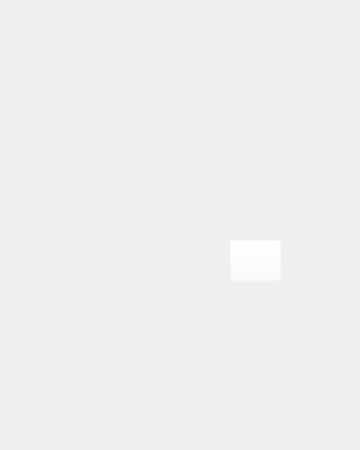
<?xml version="1.0" encoding="UTF-8"?>
<ui version="4.0">
 <class>MainWindow</class>
 <widget class="QMainWindow" name="MainWindow">
  <property name="geometry">
   <rect>
    <x>0</x>
    <y>0</y>
    <width>360</width>
    <height>450</height>
   </rect>
  </property>
  <property name="maximumSize">
   <size>
    <width>360</width>
    <height>450</height>
   </size>
  </property>
  <property name="windowTitle">
   <string>MainWindow</string>
  </property>
  <widget class="QWidget" name="centralwidget">
   <widget class="QLabel" name="label">
    <property name="geometry">
     <rect>
      <x>0</x>
      <y>0</y>
      <width>361</width>
      <height>451</height>
     </rect>
    </property>
    <property name="text">
     <string/>
    </property>
    <property name="pixmap">
     <pixmap>../img/Home37.gif</pixmap>
    </property>
   </widget>
   <widget class="QPushButton" name="totunnelBtn">
    <property name="geometry">
     <rect>
      <x>230</x>
      <y>240</y>
      <width>51</width>
      <height>41</height>
     </rect>
    </property>
    <property name="cursor">
     <cursorShape>PointingHandCursor</cursorShape>
    </property>
    <property name="styleSheet">
     <string notr="true">background-color: rgba(255, 255, 255, 0);</string>
    </property>
    <property name="text">
     <string/>
    </property>
   </widget>
  </widget>
 </widget>
 <resources/>
 <connections/>
</ui>
